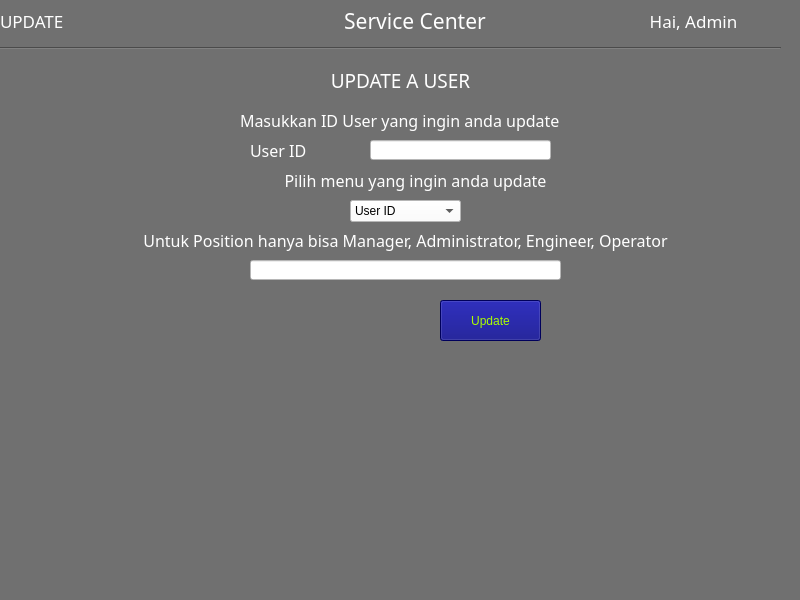
<?xml version="1.0" encoding="UTF-8"?>
<ui version="4.0">
 <class>update_user</class>
 <widget class="QMainWindow" name="update_user">
  <property name="geometry">
   <rect>
    <x>0</x>
    <y>0</y>
    <width>800</width>
    <height>600</height>
   </rect>
  </property>
  <property name="windowTitle">
   <string>MainWindow</string>
  </property>
  <property name="styleSheet">
   <string notr="true">background-color: rgb(112, 112, 112);</string>
  </property>
  <widget class="QWidget" name="centralwidget">
   <widget class="QLabel" name="label_12">
    <property name="geometry">
     <rect>
      <x>200</x>
      <y>170</y>
      <width>431</width>
      <height>21</height>
     </rect>
    </property>
    <property name="font">
     <font>
      <family>Iskoola Pota</family>
      <pointsize>12</pointsize>
     </font>
    </property>
    <property name="styleSheet">
     <string notr="true">color: rgb(255, 255, 255);</string>
    </property>
    <property name="text">
     <string>Pilih menu yang ingin anda update</string>
    </property>
    <property name="alignment">
     <set>Qt::AlignCenter</set>
    </property>
   </widget>
   <widget class="QLabel" name="label_6">
    <property name="geometry">
     <rect>
      <x>250</x>
      <y>140</y>
      <width>121</width>
      <height>21</height>
     </rect>
    </property>
    <property name="font">
     <font>
      <family>Iskoola Pota</family>
      <pointsize>12</pointsize>
     </font>
    </property>
    <property name="styleSheet">
     <string notr="true">color: rgb(255, 255, 255);</string>
    </property>
    <property name="text">
     <string>User ID</string>
    </property>
   </widget>
   <widget class="Line" name="line">
    <property name="geometry">
     <rect>
      <x>0</x>
      <y>40</y>
      <width>781</width>
      <height>16</height>
     </rect>
    </property>
    <property name="sizePolicy">
     <sizepolicy hsizetype="MinimumExpanding" vsizetype="MinimumExpanding">
      <horstretch>0</horstretch>
      <verstretch>0</verstretch>
     </sizepolicy>
    </property>
    <property name="minimumSize">
     <size>
      <width>781</width>
      <height>0</height>
     </size>
    </property>
    <property name="maximumSize">
     <size>
      <width>781</width>
      <height>16777215</height>
     </size>
    </property>
    <property name="font">
     <font>
      <pointsize>-1</pointsize>
     </font>
    </property>
    <property name="whatsThis">
     <string>&lt;html&gt;&lt;head/&gt;&lt;body&gt;&lt;p&gt;s&lt;/p&gt;&lt;/body&gt;&lt;/html&gt;</string>
    </property>
    <property name="styleSheet">
     <string notr="true">  padding: 15px 25px;
  font-size: 15px;
  text-align: center;
  cursor: pointer;
  outline: none;
color: rgb(60, 1, 255);
  background-color: rgb(0, 255, 238);
  border: none;
  border-radius: 15px;
  box-shadow: 0 9px #999;
hover{color:red}</string>
    </property>
    <property name="lineWidth">
     <number>1</number>
    </property>
    <property name="orientation">
     <enum>Qt::Horizontal</enum>
    </property>
   </widget>
   <widget class="QComboBox" name="comboBox">
    <property name="geometry">
     <rect>
      <x>350</x>
      <y>200</y>
      <width>111</width>
      <height>22</height>
     </rect>
    </property>
    <property name="styleSheet">
     <string notr="true">background-color: rgb(255, 255, 255);</string>
    </property>
    <item>
     <property name="text">
      <string>User ID</string>
     </property>
    </item>
    <item>
     <property name="text">
      <string>Nama</string>
     </property>
    </item>
    <item>
     <property name="text">
      <string>Alamat</string>
     </property>
    </item>
    <item>
     <property name="text">
      <string>Telepon</string>
     </property>
    </item>
    <item>
     <property name="text">
      <string>email</string>
     </property>
    </item>
    <item>
     <property name="text">
      <string>gender</string>
     </property>
    </item>
    <item>
     <property name="text">
      <string>position</string>
     </property>
    </item>
    <item>
     <property name="text">
      <string>username</string>
     </property>
    </item>
    <item>
     <property name="text">
      <string>password</string>
     </property>
    </item>
   </widget>
   <widget class="QWidget" name="layoutWidget">
    <property name="geometry">
     <rect>
      <x>0</x>
      <y>0</y>
      <width>780</width>
      <height>42</height>
     </rect>
    </property>
    <layout class="QHBoxLayout" name="horizontalLayout_3">
     <item>
      <widget class="QLabel" name="label_7">
       <property name="font">
        <font>
         <family>Lucida Calligraphy</family>
         <pointsize>13</pointsize>
        </font>
       </property>
       <property name="styleSheet">
        <string notr="true">color: rgb(255, 255, 255);</string>
       </property>
       <property name="text">
        <string>UPDATE</string>
       </property>
      </widget>
     </item>
     <item>
      <spacer name="horizontalSpacer_5">
       <property name="orientation">
        <enum>Qt::Horizontal</enum>
       </property>
       <property name="sizeType">
        <enum>QSizePolicy::Fixed</enum>
       </property>
       <property name="sizeHint" stdset="0">
        <size>
         <width>150</width>
         <height>20</height>
        </size>
       </property>
      </spacer>
     </item>
     <item>
      <widget class="QLabel" name="label_8">
       <property name="font">
        <font>
         <family>Imprint MT Shadow</family>
         <pointsize>16</pointsize>
        </font>
       </property>
       <property name="styleSheet">
        <string notr="true">color: rgb(255, 255, 255);</string>
       </property>
       <property name="text">
        <string>Service Center</string>
       </property>
       <property name="alignment">
        <set>Qt::AlignCenter</set>
       </property>
      </widget>
     </item>
     <item>
      <spacer name="horizontalSpacer_6">
       <property name="orientation">
        <enum>Qt::Horizontal</enum>
       </property>
       <property name="sizeType">
        <enum>QSizePolicy::Minimum</enum>
       </property>
       <property name="sizeHint" stdset="0">
        <size>
         <width>100</width>
         <height>20</height>
        </size>
       </property>
      </spacer>
     </item>
     <item>
      <widget class="QLabel" name="label_9">
       <property name="font">
        <font>
         <family>Lucida Calligraphy</family>
         <pointsize>13</pointsize>
        </font>
       </property>
       <property name="styleSheet">
        <string notr="true">color: rgb(255, 255, 255);</string>
       </property>
       <property name="text">
        <string>Hai, Admin</string>
       </property>
       <property name="alignment">
        <set>Qt::AlignCenter</set>
       </property>
      </widget>
     </item>
    </layout>
   </widget>
   <widget class="QLabel" name="label_menu">
    <property name="geometry">
     <rect>
      <x>110</x>
      <y>230</y>
      <width>591</width>
      <height>21</height>
     </rect>
    </property>
    <property name="font">
     <font>
      <family>Iskoola Pota</family>
      <pointsize>12</pointsize>
     </font>
    </property>
    <property name="styleSheet">
     <string notr="true">color: rgb(255, 255, 255);</string>
    </property>
    <property name="text">
     <string>Untuk Position hanya bisa Manager, Administrator, Engineer, Operator</string>
    </property>
    <property name="alignment">
     <set>Qt::AlignCenter</set>
    </property>
   </widget>
   <widget class="QLineEdit" name="lineEdit_kd_2">
    <property name="geometry">
     <rect>
      <x>250</x>
      <y>260</y>
      <width>311</width>
      <height>20</height>
     </rect>
    </property>
    <property name="styleSheet">
     <string notr="true">background-color: rgb(255, 255, 255);</string>
    </property>
   </widget>
   <widget class="QWidget" name="verticalLayoutWidget">
    <property name="geometry">
     <rect>
      <x>0</x>
      <y>60</y>
      <width>801</width>
      <height>41</height>
     </rect>
    </property>
    <layout class="QVBoxLayout" name="verticalLayout">
     <item>
      <widget class="QLabel" name="label_10">
       <property name="font">
        <font>
         <family>Imprint MT Shadow</family>
         <pointsize>14</pointsize>
        </font>
       </property>
       <property name="styleSheet">
        <string notr="true">color: rgb(255, 255, 255);</string>
       </property>
       <property name="text">
        <string>UPDATE A USER</string>
       </property>
       <property name="alignment">
        <set>Qt::AlignCenter</set>
       </property>
      </widget>
     </item>
    </layout>
   </widget>
   <widget class="QLabel" name="label_11">
    <property name="geometry">
     <rect>
      <x>240</x>
      <y>110</y>
      <width>321</width>
      <height>21</height>
     </rect>
    </property>
    <property name="font">
     <font>
      <family>Iskoola Pota</family>
      <pointsize>12</pointsize>
     </font>
    </property>
    <property name="styleSheet">
     <string notr="true">color: rgb(255, 255, 255);</string>
    </property>
    <property name="text">
     <string>Masukkan ID User yang ingin anda update</string>
    </property>
   </widget>
   <widget class="QLineEdit" name="lineEdit_kd">
    <property name="geometry">
     <rect>
      <x>370</x>
      <y>140</y>
      <width>181</width>
      <height>20</height>
     </rect>
    </property>
    <property name="styleSheet">
     <string notr="true">background-color: rgb(255, 255, 255);</string>
    </property>
   </widget>
   <widget class="QPushButton" name="btn_update">
    <property name="geometry">
     <rect>
      <x>440</x>
      <y>300</y>
      <width>101</width>
      <height>41</height>
     </rect>
    </property>
    <property name="styleSheet">
     <string notr="true">background-color: rgb(0, 0, 127);
color: rgb(170, 255, 0);</string>
    </property>
    <property name="text">
     <string>Update</string>
    </property>
   </widget>
  </widget>
  <widget class="QMenuBar" name="menubar">
   <property name="geometry">
    <rect>
     <x>0</x>
     <y>0</y>
     <width>800</width>
     <height>21</height>
    </rect>
   </property>
  </widget>
  <widget class="QStatusBar" name="statusbar"/>
 </widget>
 <resources/>
 <connections/>
</ui>
